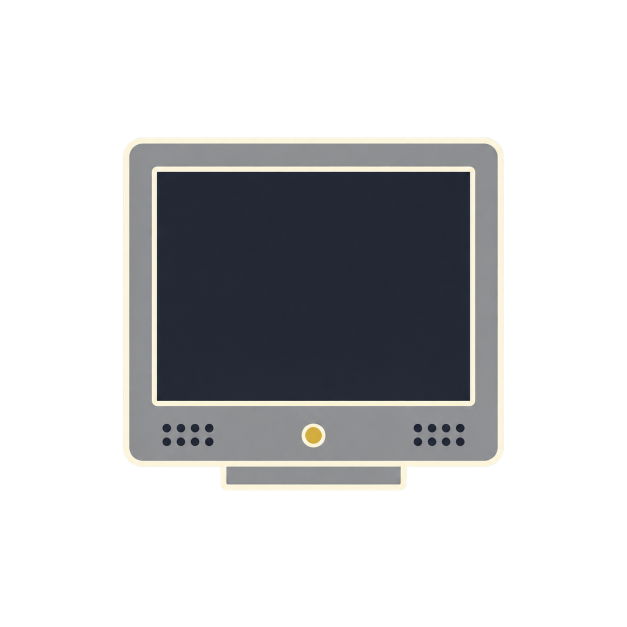
#> input picture assets/ui/options/monitor-4x3-flat-v1.png, 1254 x 1254 px (shown at 1/2 size)
$ python pack_monitor_art.py
#> lines starting #> are read from the running program, lines starting #| are printed output that depends on the picture
"""Pack approved monitor artwork into the renderer; originals stay untouched."""
from pathlib import Path
from PIL import Image
ROOT=Path(__file__).resolve().parents[1]
lines=['/* Generated by tools/pack_monitor_art.py; source PNGs live in assets/ui/options. */']
for key, filename, correction in [('narrow','monitor-4x3-flat-v1.png',(4/3)/1.373),('wide','monitor-16x9-flat-v1.png',(16/9)/2.029)]:
    image=Image.open(ROOT/'assets/ui/options'/filename).convert('RGBA')
#> image is the input picture: PIL image 1254x1254 RGBA; mean R, G, B, A 32.3, 33.2, 34.6, 83.4
    box=image.getchannel('A').point(lambda a:255 if a>=32 else 0).getbbox()
#> box = (246, 275, 1008, 981)
    if not box: raise ValueError('Empty monitor artwork: '+filename)
    image=image.crop(box)
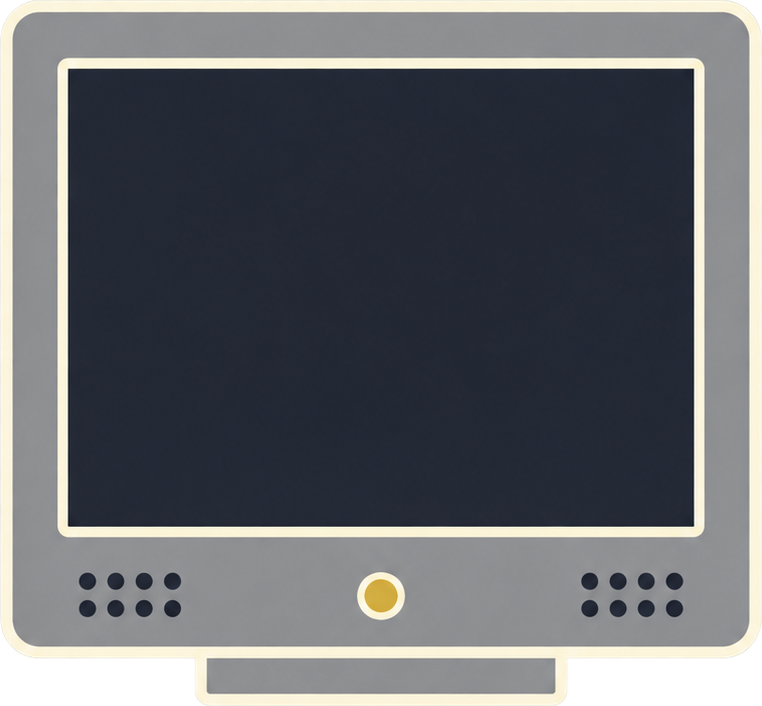
#> image: PIL image 762x706 RGBA; mean R, G, B, A 92.2, 94.6, 99, 243.8; transparent parts drawn white
    aspect=image.width/image.height*correction
#> aspect = 1.05
    height=192; width=round(height*aspect)
#> after `width = round(height * aspect)`: width = 201
    image=image.resize((width,height),Image.Resampling.LANCZOS)
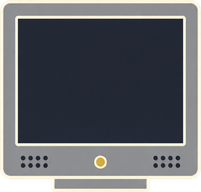
#> image: PIL image 201x192 RGBA; mean R, G, B, A 92.9, 95.4, 99.7, 243.9; transparent parts drawn white
    pixels=image.tobytes()
    lines.append(f'static const int monitor_{key}_w = {width}, monitor_{key}_h = {height};')
    lines.append(f'static const unsigned char monitor_{key}_rgba[] = {{')
    lines += [','.join(str(v) for v in pixels[i:i+40])+',' for i in range(0,len(pixels),40)]
    lines.append('};')
#> pass 2 of the loop `for key, filename, correction in [('narrow','monitor-4x3-flat-v1.png',..`:
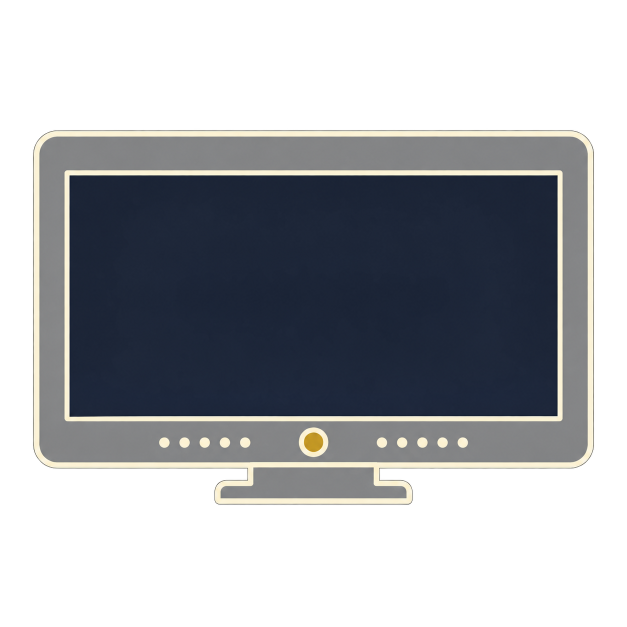
#> input picture assets/ui/options/monitor-16x9-flat-v1.png, 1254 x 1254 px (shown at 1/2 size)
#> image is the input picture: PIL image 1254x1254 RGBA; mean R, G, B, A 41.5, 43.9, 47.9, 126
#> box = (66, 260, 1188, 1010)
#> `image=image.crop(box)`:
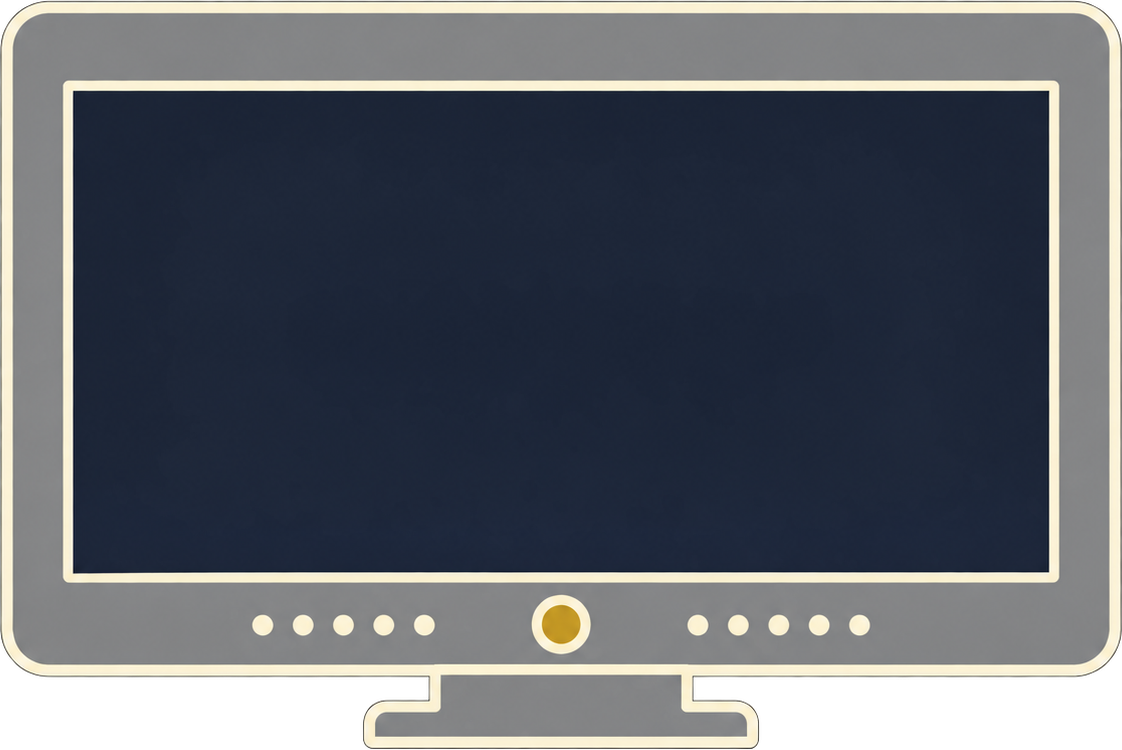
#> image: PIL image 1122x750 RGBA; mean R, G, B, A 76.4, 80.9, 88.6, 235.4; transparent parts drawn white
#> `image=image.resize((width,height),Image.Resampling.LANCZOS)`:
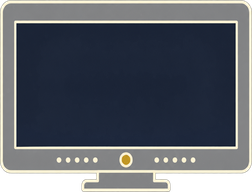
#> image: PIL image 252x192 RGBA; mean R, G, B, A 77, 81.7, 89.3, 235.6; transparent parts drawn white
(ROOT/'native/host/aurora_shim/monitor_art.inc').write_text('\n'.join(lines)+'\n',newline='\n')
